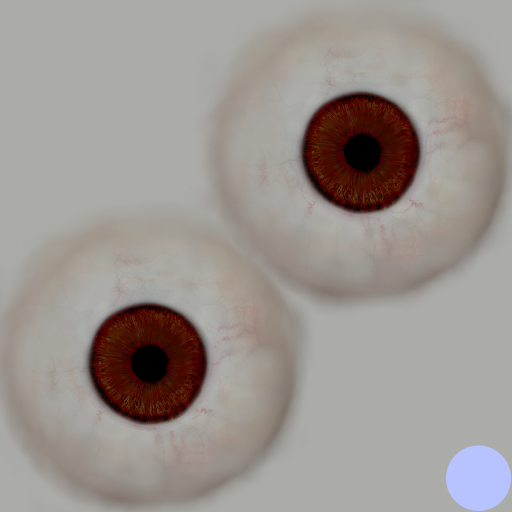
#> input picture source/new-client/pipeline/hd_head/mh_sys/eyes/materials/brown_eye.png, 1024 x 1024 px, found by its file name (shown at 1/2 size)
$ python eyes3.py mh_sys/eyes/materials/brown_eye.png mh_sys/eyes/materials/brown_eye.png
#> lines starting #> are read from the running program, lines starting #| are printed output that depends on the picture; after the words box and inside, x2 and y2 are one past the last pixel; in counts of white or black regions, pixels touching at a corner belong together
"""The HD eyes (the HD look, step 4 - owner 2026-11-25: iris patterns, iris and pupil size, each eye its own colour, the
eye-white's tint, a glow): the eyeball's textures, shared by every race.

  hd_eye.png        the eyeball: its white (MakeHuman's, the iris painted out - the client draws the iris); a: where
                    MakeHuman's iris was (kept for older clients)
  hd_eye_polar.png  each texel's place round its iris: r, g its direction (cos, sin: 0.5 + / 2), b its distance from
                    the iris's middle (iris radii / 2: the iris's rim at 0.5), a which eye (0 the left's iris, 1 the
                    right's)
  hd_iris.png       the iris patterns, one row each: x round the iris (0 .. 1), y out from the pupil's edge to the
                    rim (0 .. 1 within the row); grey 0.5 the iris's own colour, darker and lighter its fibres
"""
import numpy as np, cv2
from pathlib import Path

PATTERNS = ['Natural', 'Fibrous', 'Starburst', 'Ringed', 'Speckled', 'Smooth']
PW, PH = 512, 128


def irises(e):
    """-> [(cx, cy, r)] the two irises in the texture's pixels, [MakeHuman's iris mask]."""
    hsv = cv2.cvtColor(e, cv2.COLOR_BGR2HSV)
#> hsv: shape (1024, 1024, 3) float32; mean H, S, V 47.5, 0.1, 0.6
    iris = ((hsv[..., 1] > 0.45) | (hsv[..., 2] < 0.35)).astype(np.uint8)
#> iris: shape (1024, 1024); values 0 (black) and 1 (white), 8.4% white; 2 white regions, box (x1, y1, x2, y2) and area: (603, 185, 840, 425) 44243, (177, 607, 414, 847) 44243
    iris = cv2.morphologyEx(iris, cv2.MORPH_OPEN, np.ones((9, 9), np.uint8))
#> iris: shape (1024, 1024); values 0 (black) and 1 (white), 8.4% white; 2 white regions, box (x1, y1, x2, y2) and area: (603, 186, 840, 424) 44204, (177, 608, 414, 846) 44204
    n, lab, stats, cen = cv2.connectedComponentsWithStats(iris)
#> lab: shape (1024, 1024) int32; 3 distinct labels, from 0 to 2
#> n = 3; stats = [[0, 0, 1024, 1024, 960168], [603, 186, 237, 238, 44204], [177, 608, 237, 238, 44204]]; cen = [[511.8, 511.1], [721.3, 304.4], [295.3, 726.4]]
    out = []
    keep = np.zeros_like(iris)
    for i in np.argsort(-stats[1:, cv2.CC_STAT_AREA])[:2] + 1:
        cx, cy = cen[i]
        r = np.sqrt(stats[i, cv2.CC_STAT_AREA] / np.pi)
        out.append((float(cx), float(cy), float(r)))
        cv2.circle(keep, (int(round(cx)), int(round(cy))), int(r * 1.02), 1, -1)
#> this loop made 2 passes
#> (cx, cy, r) on passes 1 to 2: (721.3, 304.4, 118.6), (295.3, 726.4, 118.6)
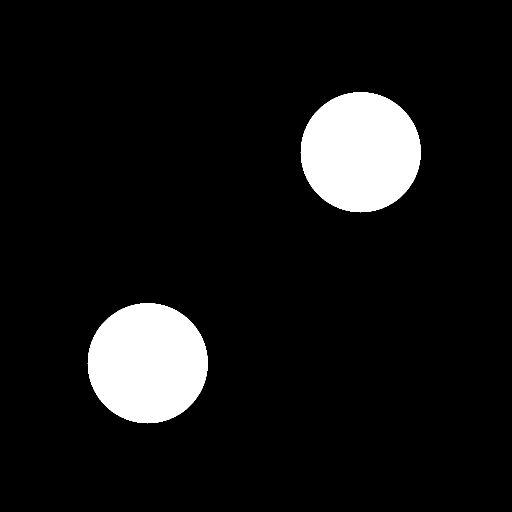
#> keep: shape (1024, 1024) (shown at 1/2 size); values 0 (black) and 1 (white), 8.6% white; 2 white regions, box (x1, y1, x2, y2) and area: (601, 184, 842, 425) 45225, (175, 606, 416, 847) 45225
#> after the loop, out = [(721.3, 304.4, 118.6), (295.3, 726.4, 118.6)]
    return out, keep


def noise(rng, shape, sig):
    z = rng.standard_normal(shape).astype(np.float32)
    w = shape[1]
    z = cv2.GaussianBlur(np.hstack([z, z, z]), (0, 0), sig[1], sigmaY=sig[0], borderType=cv2.BORDER_REFLECT)[:, w:2 * w]   # (round the iris: seamless)
    return z / (z.std() + 1e-9)


def patterns(e, iris_list):
    """The rows of hd_iris.png (each PH x PW, grey about 0.5)."""
    rng = np.random.default_rng(3)
    rows = []
    a = np.linspace(0, 2 * np.pi, PW, endpoint=False)[None, :]
    q = np.linspace(0, 1, PH)[:, None]
    # Natural: MakeHuman's own iris unwrapped (pupil's edge at 0.28 of the radius to the rim)
    cx, cy, r = iris_list[0]
    rr = (0.28 + 0.66 * q) * r
    mx = (cx + np.cos(a) * rr).astype(np.float32); my = (cy + np.sin(a) * rr).astype(np.float32)
    g = cv2.remap(e, mx, my, cv2.INTER_LINEAR) @ np.array([0.11, 0.59, 0.30], np.float32)
    g = g / max(np.median(g), 1e-3) * 0.5
    rows.append(np.clip(g, 0, 1))
    # the rest drawn: fibres (fine radial streaks), a starburst (light round the pupil), a ring (dark rim, a collarette),
    # speckles, smooth
    fib = noise(rng, (PH, PW), (30, 1.2)) * 0.6 + noise(rng, (PH, PW), (8, 0.8)) * 0.4
    rows.append(np.clip(0.5 + 0.17 * fib - 0.12 * q ** 3, 0, 1))
    burst = np.clip(1 - q / 0.45, 0, 1) ** 1.5 * (0.7 + 0.3 * noise(rng, (PH, PW), (20, 2.0)))
    rows.append(np.clip(0.45 + 0.35 * burst + 0.1 * fib, 0, 1))
    coll = np.exp(-((q - 0.32) / 0.06) ** 2) * (0.6 + 0.4 * noise(rng, (PH, PW), (2, 6)))
    rows.append(np.clip(0.5 + 0.22 * coll + 0.08 * fib - 0.25 * np.clip((q - 0.78) / 0.22, 0, 1), 0, 1))
    sp = np.zeros((PH, PW), np.float32)
    for _ in range(160):
        x, y = rng.integers(0, PW), rng.uniform(0.1, 0.9) * PH
        cv2.circle(sp, (int(x), int(y)), int(rng.integers(2, 6)), float(rng.uniform(0.5, 1)), -1, cv2.LINE_AA)
    sp = cv2.GaussianBlur(sp, (0, 0), 1.0)
    rows.append(np.clip(0.5 + 0.08 * fib - 0.3 * sp, 0, 1))
    rows.append(np.clip(0.5 + 0.04 * fib - 0.06 * q, 0, 1))
    return np.vstack(rows)


def make(folder, sys_dir):
    folder = Path(folder)
    e8 = cv2.imread(str(Path(sys_dir) / 'eyes/materials/brown_eye.png'), cv2.IMREAD_UNCHANGED)[..., :3]
    e = e8.astype(np.float32) / 255
    ir, keep = irises(e)
#> ir = [(721.3, 304.4, 118.6), (295.3, 726.4, 118.6)]
    H, W = e.shape[:2]
#> H = 1024; W = 1024
    # the white: the iris painted out (from round it)
    hole = cv2.dilate(keep, np.ones((9, 9), np.uint8)) > 0
#> hole: shape (1024, 1024) bool; 9.4% white; 2 white regions, box (x1, y1, x2, y2) and area: (597, 180, 846, 429) 49145, (171, 602, 420, 851) 49145
    white = e8.copy()
    yy0, xx0 = np.mgrid[0:e8.shape[0], 0:e8.shape[1]]
    for cx, cy, r in ir:                               # (the white round each iris, its colour, faintly mottled)
        d = np.hypot(xx0 - cx, yy0 - cy)
        ring = (d > 1.15 * r) & (d < 1.5 * r)
        med = np.median(e8[ring], 0)
        sel = hole & (d < 1.3 * r)
        white[sel] = np.clip(med + np.random.default_rng(1).normal(0, 2.0, (sel.sum(), 3)), 0, 255).astype(np.uint8)
#> this loop made 2 passes
#> (cx, cy, r, med) on passes 1 to 2: (721.3, 304.4, 118.6, [161, 166, 168]), (295.3, 726.4, 118.6, [161, 166, 168])
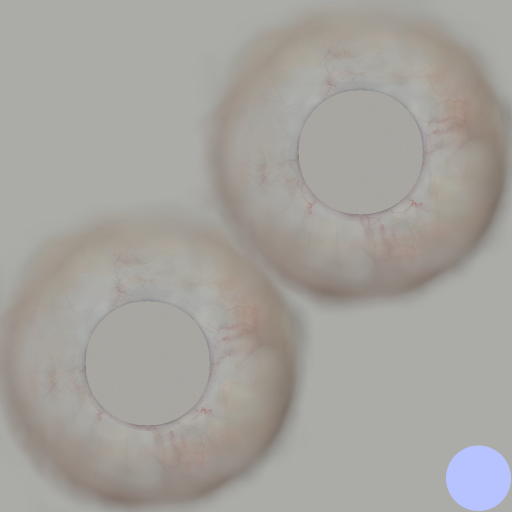
#> white: shape (1024, 1024, 3) (shown at 1/2 size); mean B, G, R 157.4, 162.1, 165.1
    white = np.where(hole[..., None], cv2.GaussianBlur(white, (0, 0), 2.0), white)
    # the polar map: each texel against the nearer iris; which eye is which: the eyes' UVs (the left eye's iris is
    # the one up and right in the texture: head2's left eye's front at uv about (0.70, 0.30))
    yy, xx = np.mgrid[0:H, 0:W].astype(np.float32)
    ds = [np.hypot(xx - cx, yy - cy) for cx, cy, r in ir]
#> ds = 2 items
    near = np.argmin(np.stack(ds), 0)
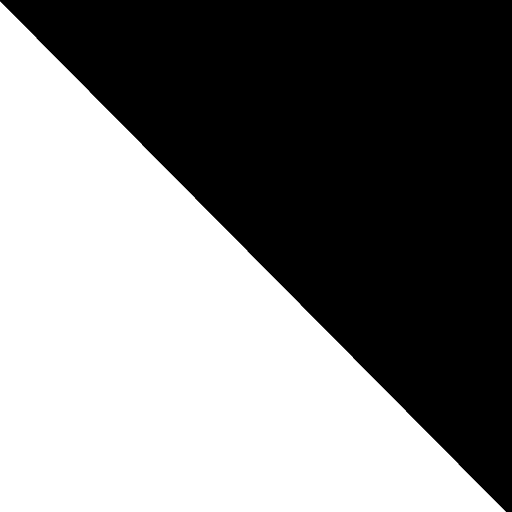
#> near: shape (1024, 1024) int64 (shown at 1/2 size); values 0 (black) and 1 (white), 49.3% white; 1 white region, box (x1, y1, x2, y2) and area: (0, 3, 1012, 1024) 517035
    left = int(np.argmin([abs(cx / W - 0.70) + abs(cy / H - 0.30) for cx, cy, r in ir]))
#> left = 0
    pol = np.zeros((H, W, 4), np.float32)
    for k, (cx, cy, r) in enumerate(ir):
        sel = near == k
        dx, dy = (xx - cx) / r, (yy - cy) / r
        d = np.hypot(dx, dy)
        pol[..., 0] = np.where(sel, 0.5 + 0.5 * dx / np.maximum(d, 1e-6), pol[..., 0])
        pol[..., 1] = np.where(sel, 0.5 + 0.5 * dy / np.maximum(d, 1e-6), pol[..., 1])
        pol[..., 2] = np.where(sel, np.clip(d / 2, 0, 1), pol[..., 2])
        pol[..., 3] = np.where(sel, 0.0 if k == left else 1.0, pol[..., 3])
#> this loop made 2 passes
#> pass 1, in make, `dx, dy = (xx - cx) / r, (yy - cy) / r`:
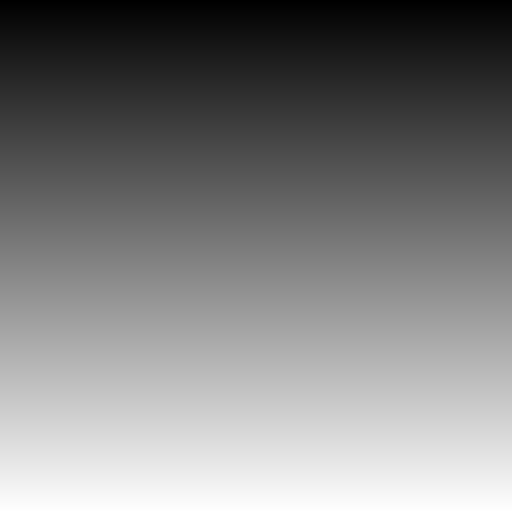
#> dy: shape (1024, 1024) float32 (shown at 1/2 size); min -2.57, max 6.06, mean 1.75; drawn with min black and max white
    S = 1024
    out = np.dstack([cv2.resize(white, (S, S), interpolation=cv2.INTER_AREA),
                     cv2.resize((cv2.GaussianBlur(keep.astype(np.float32), (0, 0), 3) * 255).astype(np.uint8), (S, S), interpolation=cv2.INTER_AREA)])
    cv2.imwrite(str(folder / 'hd_eye.png'), out)
    pol8 = np.clip(cv2.resize(pol, (S, S), interpolation=cv2.INTER_NEAREST) * 255, 0, 255).astype(np.uint8)
    cv2.imwrite(str(folder / 'hd_eye_polar.png'), pol8[..., [2, 1, 0, 3]])     # (BGRA: r cos, g sin, b distance, a eye)
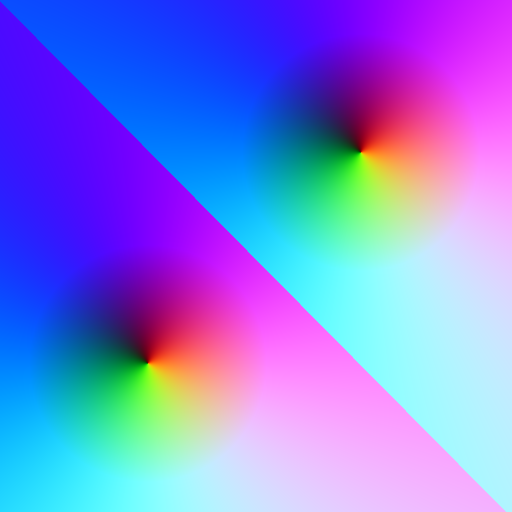
#> saved as hd_eye_polar.png: shape (1024, 1024, 4) (shown at 1/2 size); mean B, G, R, A 226.2, 126.6, 127.2, 125.7
    pat = patterns(e, ir)
#> in patterns, `cx, cy, r = iris_list[0]`: cx = 721.3; cy = 304.4; r = 118.6
#> in patterns, `rr = (0.28 + 0.66 * q) * r`: rr = 128 values from 33.21 to 111.5
#> call 2 of noise, with shape = (128, 512), sig = (8, 0.8)
#> in noise (call 2), `z = rng.standard_normal(shape).astype(np.float32)`:
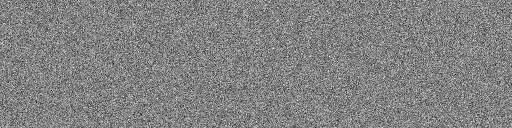
#> z: shape (128, 512) float32; min -4.57, max 4.37, mean -0.00207; drawn with min black and max white
#> in noise (call 2), `w = shape[1]`: w = 512
#> in patterns, `return np.vstack(rows)`:
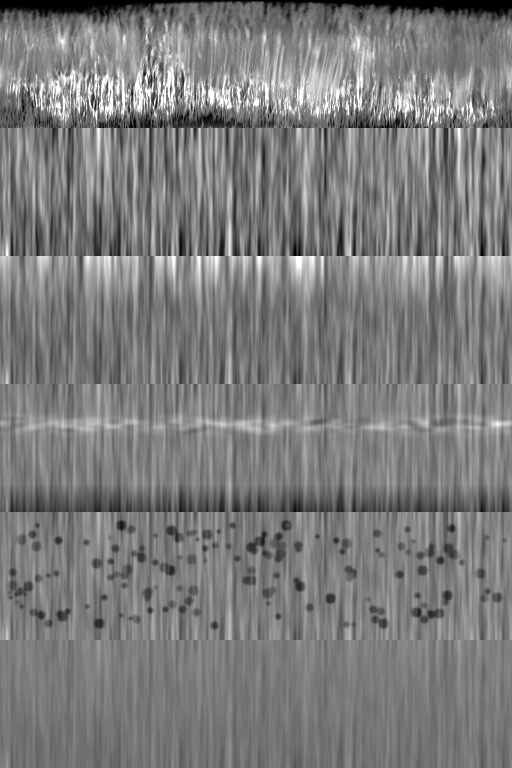
#> returned value: shape (768, 512) float64; min 0, max 1, mean 0.487
    cv2.imwrite(str(folder / 'hd_iris.png'), np.clip(pat * 255, 0, 255).astype(np.uint8))
    return ir


if __name__ == '__main__':
    import sys
    print(make(sys.argv[1], sys.argv[2]))
